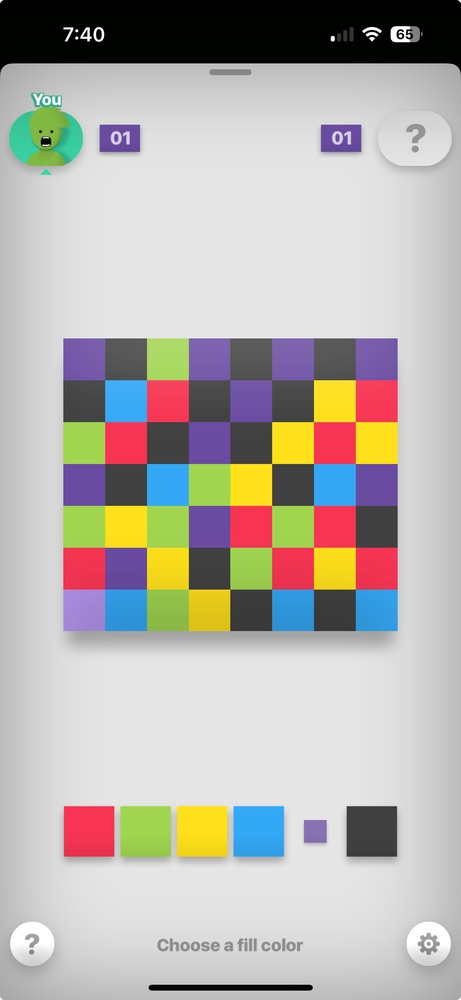
#> input picture assets/IMG_723D6661D31D-1.jpeg, 461 x 1000 px, shrunk from 1179 x 2556 before the run
$ python -i griddetection.py   (imports and definitions only)
#> lines starting #> are read from the running program, lines starting #| are printed output that depends on the picture; after the words box and inside, x2 and y2 are one past the last pixel; in counts of white or black regions, pixels touching at a corner belong together
import cv2
import numpy as np

class GridDetection:
    hex_colors = {
        0: "#e55767",
        1: "#add367",
        2: "#fae251",
        3: "#61acee",
        4: "#6b539f",
        5: "#414141"
    }

    def __init__(self):
        self.grid = None  # Initialize as None

    def hex_to_nparr(self, x):
        color = self.hex_colors.get(x)
        return np.array([int(color[1:3], 16), int(color[3:5], 16), int(color[5:7], 16)])

    def process(self, file_path: str):
#> called with file_path = 'assets/IMG_723D6661D31D-1.jpeg'
        img = cv2.imread(file_path)
#> img is the input picture: shape (1000, 461, 3); mean B, G, R 172.6, 177.7, 181.9
        if img is None:
            raise ValueError(f"Failed to read image: {file_path}")

        gray = cv2.cvtColor(img, cv2.COLOR_BGR2GRAY)
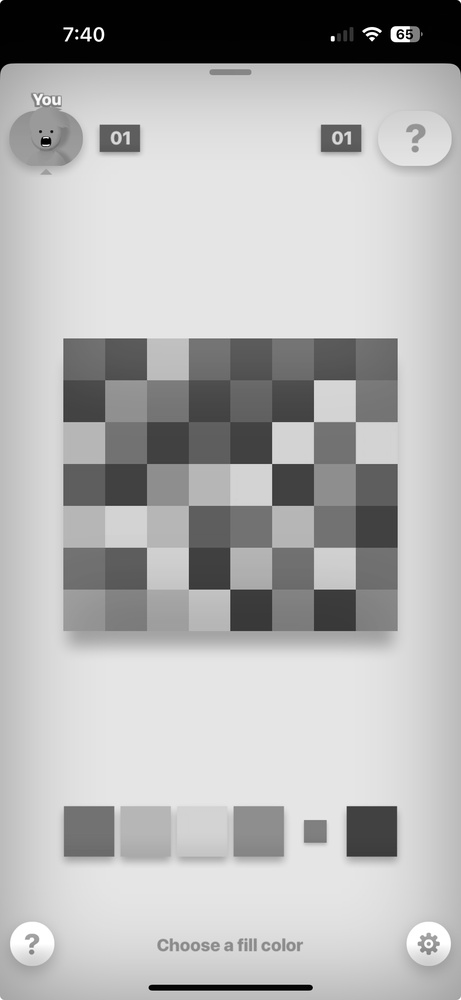
#> gray: shape (1000, 461); min 0, max 255, mean 178.4
        blur = cv2.GaussianBlur(gray, (5, 5), 0)
        edges = cv2.Canny(blur, 6, 15)
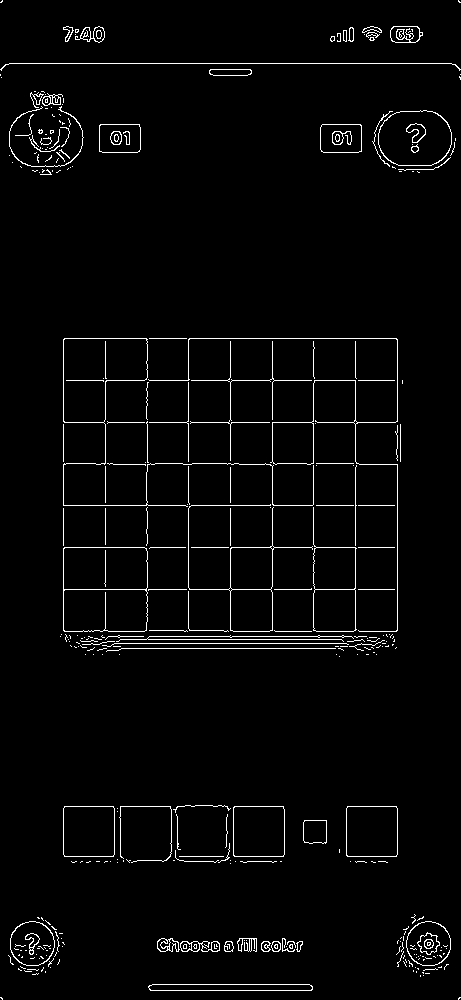
#> edges: shape (1000, 461); 2.7% white in thin lines or dots
        kernel = np.ones((3, 3), np.uint8)
        edges = cv2.dilate(edges, kernel, iterations=2)
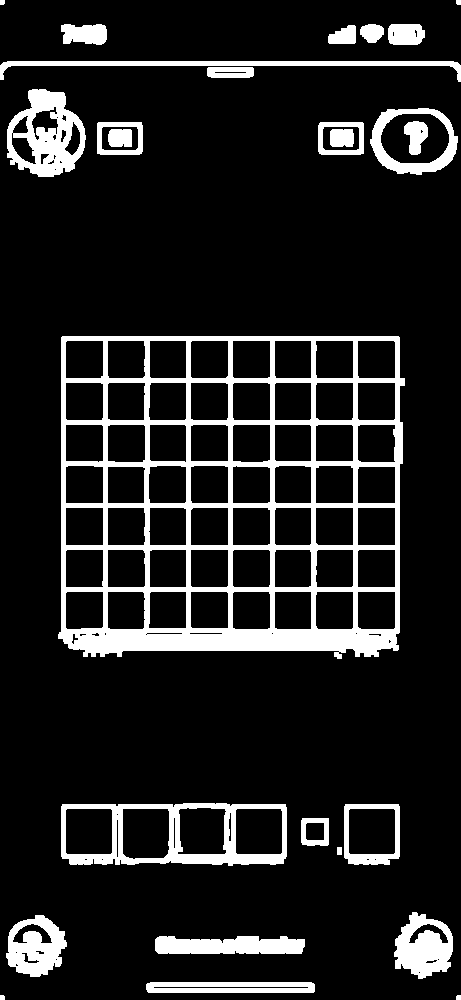
#> edges: shape (1000, 461); 13.3% white; 26 white regions
        contours, _ = cv2.findContours(edges, cv2.RETR_EXTERNAL, cv2.CHAIN_APPROX_SIMPLE)
#> contours = 23 contours, 4 with area under 20; largest, box (x1, y1, x2, y2) and area: (58, 336, 405, 659) 106430, (61, 803, 287, 866) 13236, (7, 89, 86, 177) 4958, (370, 108, 458, 175) 4600, (344, 804, 400, 865) 3191

        if not contours:
            raise ValueError("No contours in image...")

        contour = [max(contours, key=lambda x: cv2.contourArea(x))]
#> contour = 1 contour; box (x1, y1, x2, y2) and area: (58, 336, 405, 659) 106430
        x, y, w, h = cv2.boundingRect(contour[0])
#> x = 58; y = 336; w = 347; h = 323
        cropped = img[y:y+h, x:x+w]
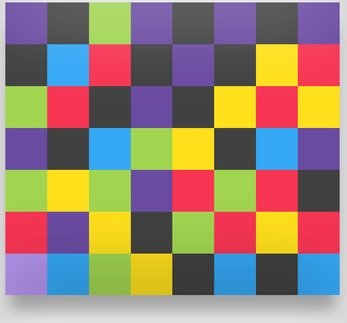
#> cropped: shape (323, 347, 3); mean B, G, R 116.6, 131.4, 150.5

        n, m, _ = cropped.shape
#> n = 323; m = 347
        cropped = cropped[: (n // 7) * 7, : (m // 8) * 8, :]
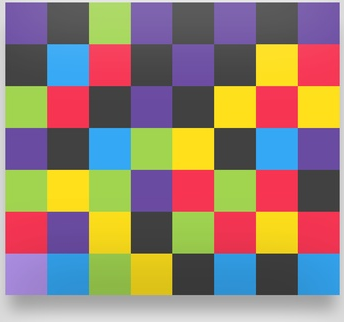
#> cropped: shape (322, 344, 3); mean B, G, R 115.4, 130.4, 149.7
        n, m, _ = cropped.shape
#> n = 322; m = 344
        grid = np.empty((7, 8), dtype=int)

        for i in range(7):
            for j in range(8):
                cell = cropped[i * n // 7 : (i + 1) * n // 7, j * m // 8 : (j + 1) * m // 8]
                avg_color = np.average(cell, axis=(0, 1))[::-1]  # Convert BGR to RGB
                grid[i][j] = min(range(6), key=lambda x: np.linalg.norm(avg_color - self.hex_to_nparr(x)))
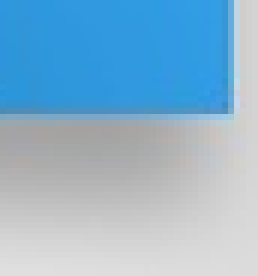
#> cell: shape (46, 43, 3) (shown 6 times larger); mean B, G, R 206, 179.9, 140.8

        self.grid = grid

    def get_board(self):
        if self.grid is not None:
            return self.grid.tolist()
        return None

>>> result = GridDetection().process('assets/IMG_723D6661D31D-1.jpeg')

$ run again, on assets/boardss.jpeg
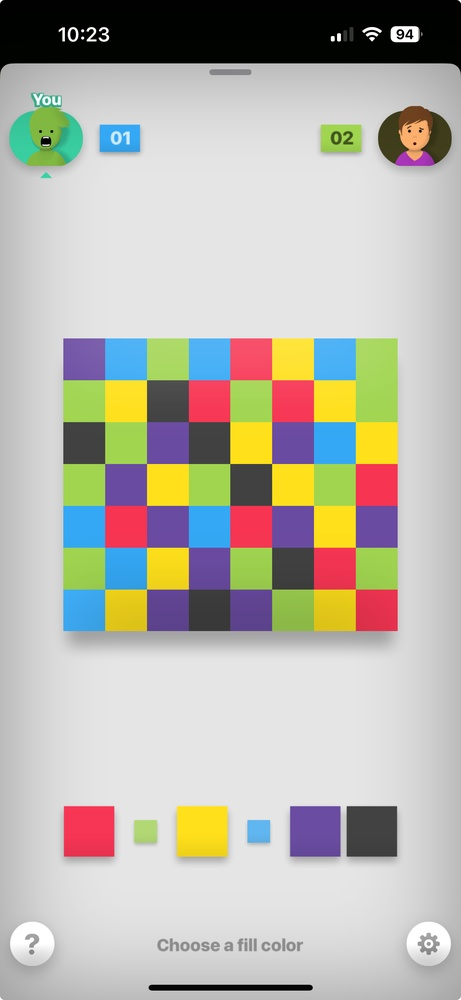
#> input picture assets/boardss.jpeg, 461 x 1000 px, shrunk from 1179 x 2556 before the run
#> in process, img is the input picture: shape (1000, 461, 3); mean B, G, R 172.4, 181.9, 184.4
#> in process, `edges = cv2.dilate(edges, kernel, iterations=2)`:
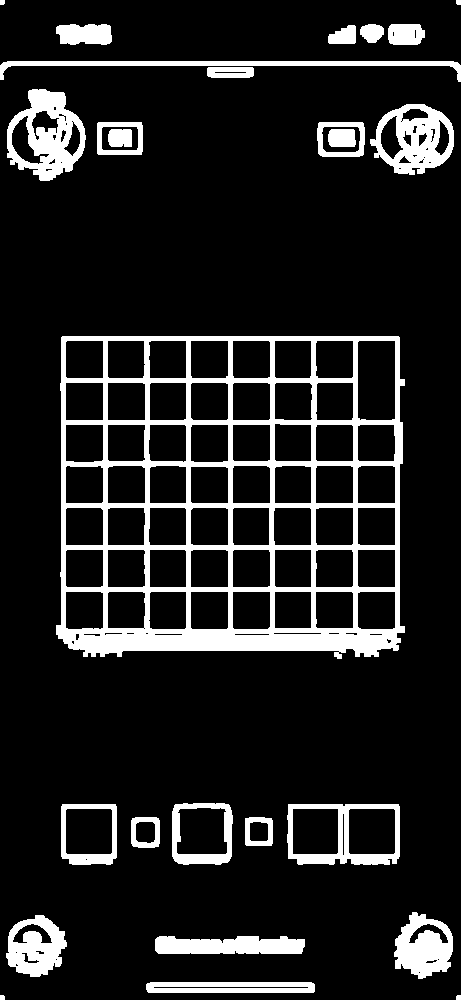
#> edges: shape (1000, 461); 13.3% white; 26 white regions
#> contours = 24 contours, 4 with area under 20; largest, box (x1, y1, x2, y2) and area: (56, 336, 405, 659) 106528, (287, 804, 400, 865) 6460, (7, 89, 86, 181) 4986, (370, 104, 454, 175) 4274, (172, 803, 233, 865) 3481
#> contour = 1 contour; box (x1, y1, x2, y2) and area: (56, 336, 405, 659) 106528
#> x = 56; y = 336; w = 349; h = 323
#> after the loop in process, `for i in range(7):`:
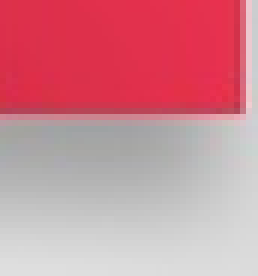
#> cell: shape (46, 43, 3) (shown 6 times larger); mean B, G, R 148, 137.2, 206.1

$ run again, on assets/boardss3.jpeg
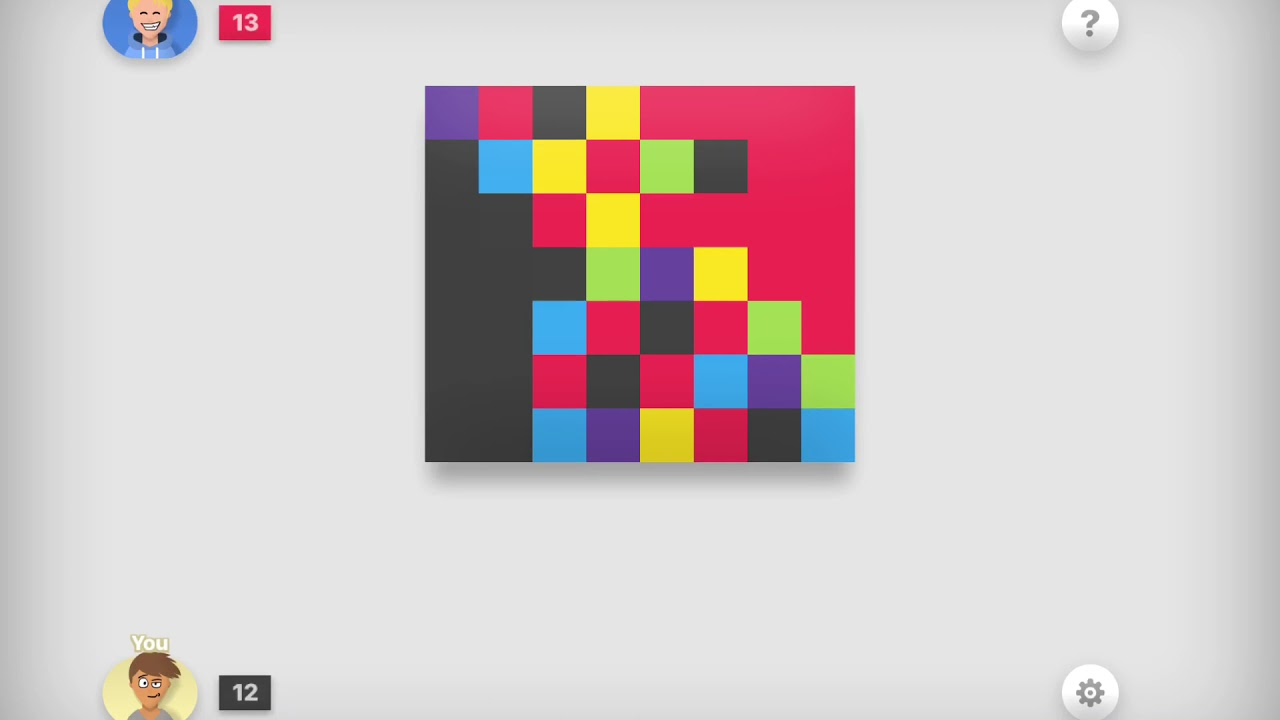
#> input picture assets/boardss3.jpeg, 1280 x 720 px
#> in process, img is the input picture: shape (720, 1280, 3); mean B, G, R 199.5, 198.8, 210.1
#> in process, `edges = cv2.dilate(edges, kernel, iterations=2)`:
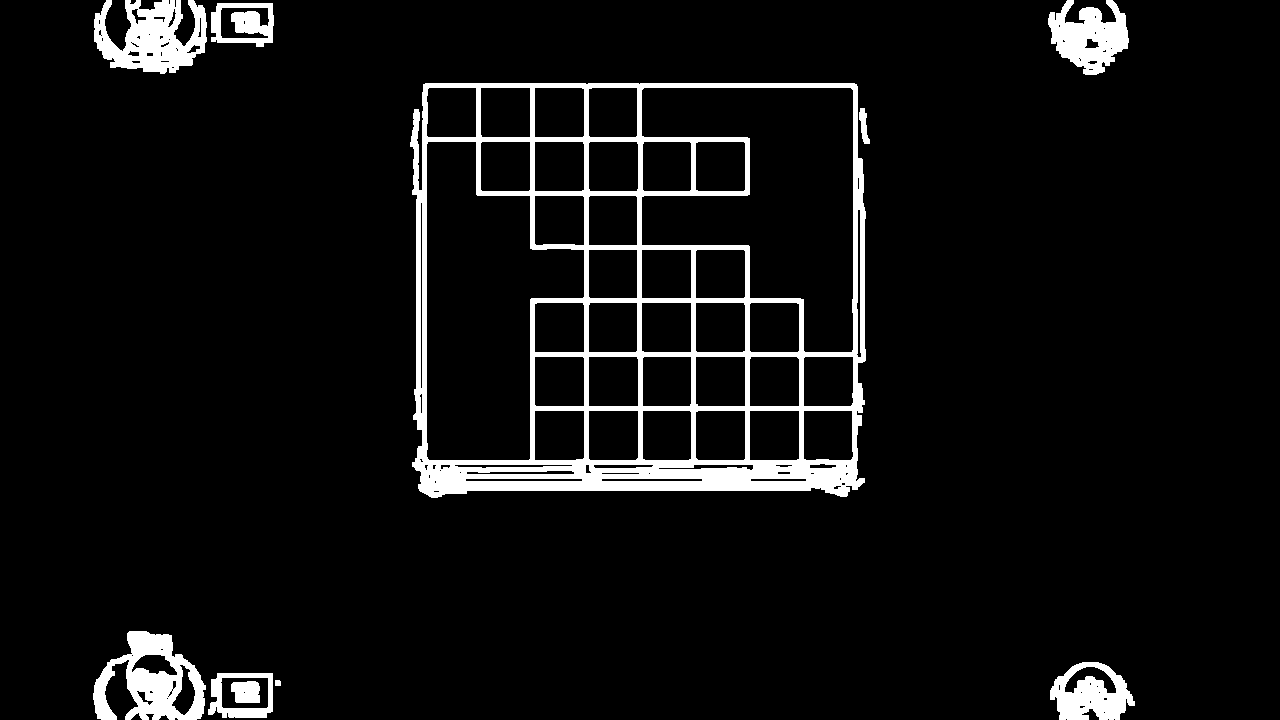
#> edges: shape (720, 1280); 6.5% white; 10 white regions
#> contours = 9 contours; largest, box (x1, y1, x2, y2) and area: (410, 83, 866, 498) 180889, (93, 631, 206, 720) 6086, (94, 0, 207, 74) 5229, (1048, 0, 1129, 75) 3602, (1050, 662, 1135, 720) 3491
#> contour = 1 contour; box (x1, y1, x2, y2) and area: (410, 83, 866, 498) 180889
#> x = 410; y = 83; w = 456; h = 415
#> after the loop in process, `for i in range(7):`:
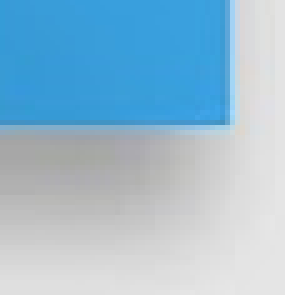
#> cell: shape (59, 57, 3) (shown 5 times larger); mean B, G, R 210.1, 188.5, 153.1

$ run again, on assets/boardss5.jpeg
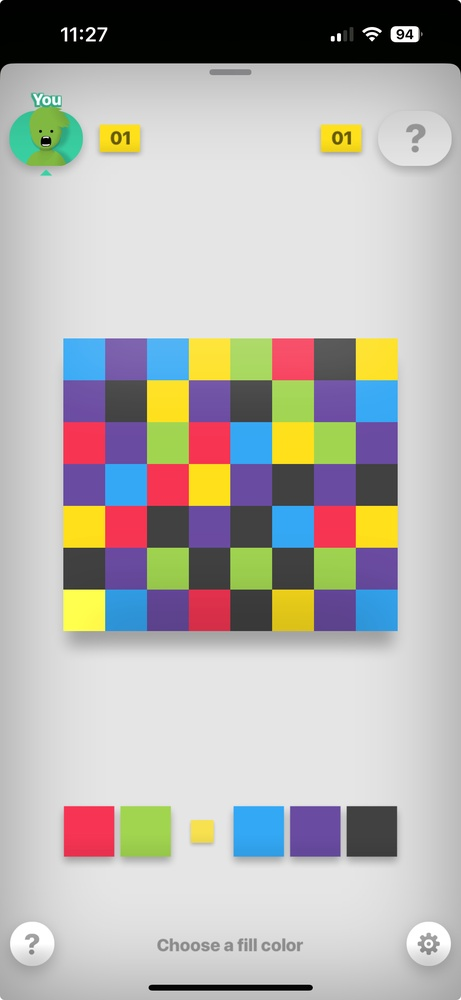
#> input picture assets/boardss5.jpeg, 461 x 1000 px, shrunk from 1179 x 2556 before the run
#> in process, img is the input picture: shape (1000, 461, 3); mean B, G, R 174.7, 178.4, 180.8
#> in process, `edges = cv2.dilate(edges, kernel, iterations=2)`:
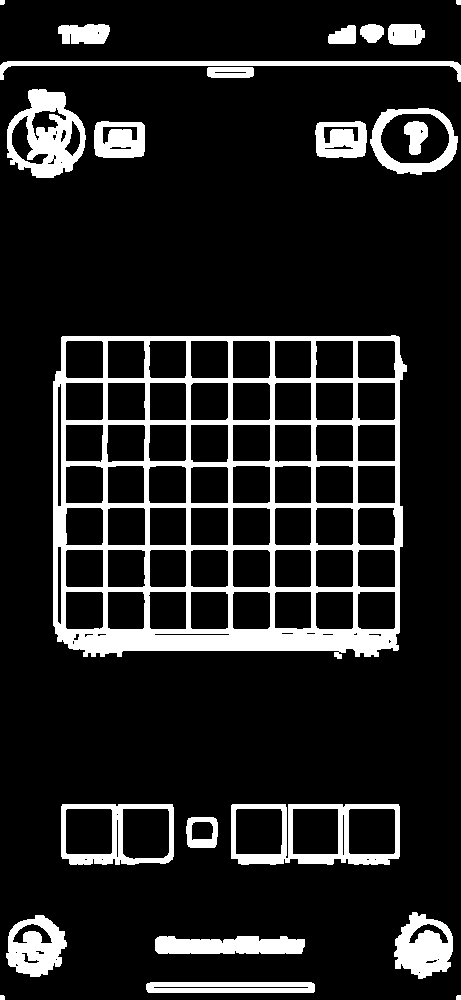
#> edges: shape (1000, 461); 13.8% white; 23 white regions
#> contours = 22 contours, 4 with area under 20; largest, box (x1, y1, x2, y2) and area: (53, 335, 407, 659) 108566, (231, 804, 400, 865) 9632, (61, 804, 174, 865) 6522, (7, 89, 86, 178) 4974, (370, 108, 458, 175) 4600
#> contour = 1 contour; box (x1, y1, x2, y2) and area: (53, 335, 407, 659) 108566
#> x = 53; y = 335; w = 354; h = 324
#> after the loop in process, `for i in range(7):`:
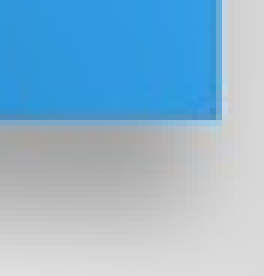
#> cell: shape (46, 44, 3) (shown 6 times larger); mean B, G, R 206.9, 181.4, 143.1
